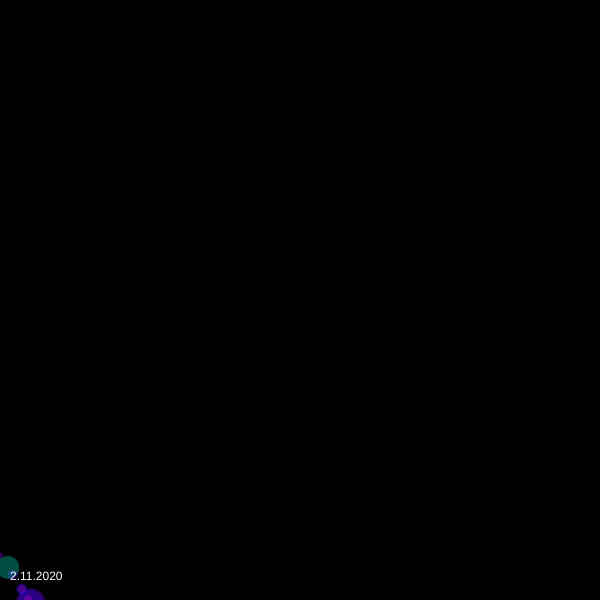
Frame 1 (no input)
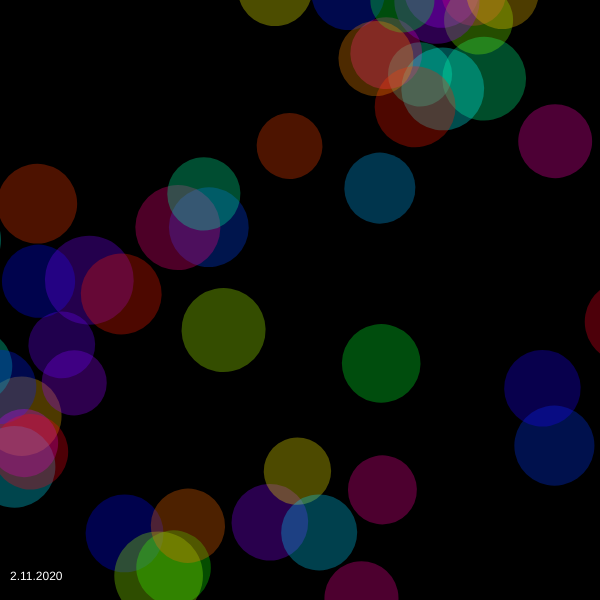
Frame 60 (no input)
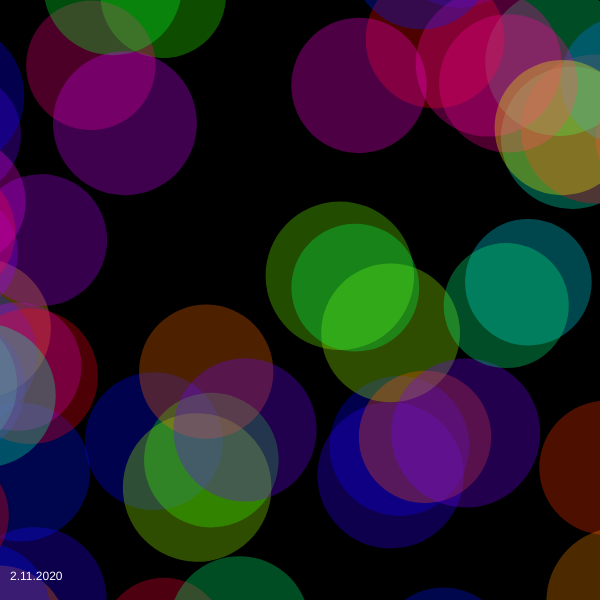
Frame 120 (the mouse pressed at the canvas centre since frame 60)

The p5.js sketch that drew these frames (run headless with seeded random() and noise() and a simulated clock; from frame 60 on, the mouse is pressed at the canvas centre):

// p5.js sketch
// ── sketch.js
//Based off the particle system example on p5.js

let spin;

let spins = [];

function setup() {
  createCanvas(600, 600);
   colorMode(HSB);
  // Initialize all values
  for (let i = 0; i < 200; i++) {
    var dir = -1;
    if(i%2 == 0){
      dir = 1;
    }
    spin = new Spinner(createVector(width/2, height/2), random(0, 850), dir, 0, random(0.01, 0.1), random(0, 360));
    spins.push(spin);
  }

 frameRate(20);
}

function draw() {
  // Convert polar to cartesian
  fill(0, 0, 0, 10);
  rect(0, 0, 600, 600);
  for (let i = 0; i < spins.length; i++) {
    spins[i].run();
  }
  fill(255);
  text("2.11.2020", 10, height - 20);
}

class Spinner{
 constructor(center, radius, direction, theta, vel, hue) {
    this.x = 0;
    this.y = 0; 
    this.center = center;
    this.radius = radius;
    this.direction = direction;
    this.theta = theta;
    this.vel = vel;
    this.hue = hue;
    this.color = color(hue, 250, 250, 0.3);
    this.size = random(5, 30);
    this.angle = 0;
  }
  update(){
    this.x= (this.radius * cos(this.theta) + this.center.x);
    this.y = (this.radius * sin(this.theta) + this.center.y);
    this.theta += this.vel;
    // this.size += cos(this.theta)*2;
  }
  display(){
    fill(this.color);
    noStroke();
    var ang = this.angle+ 1;
    rotate(this.direction*ang);
    ellipse(this.x, this.y, this.size, this.size);
    rotate(this.direction*-ang);
    this.size += 1;
    if(this.size >= 200) this.size = 5;
  }
  run(){
    this.update();
    this.display();
  }
};
